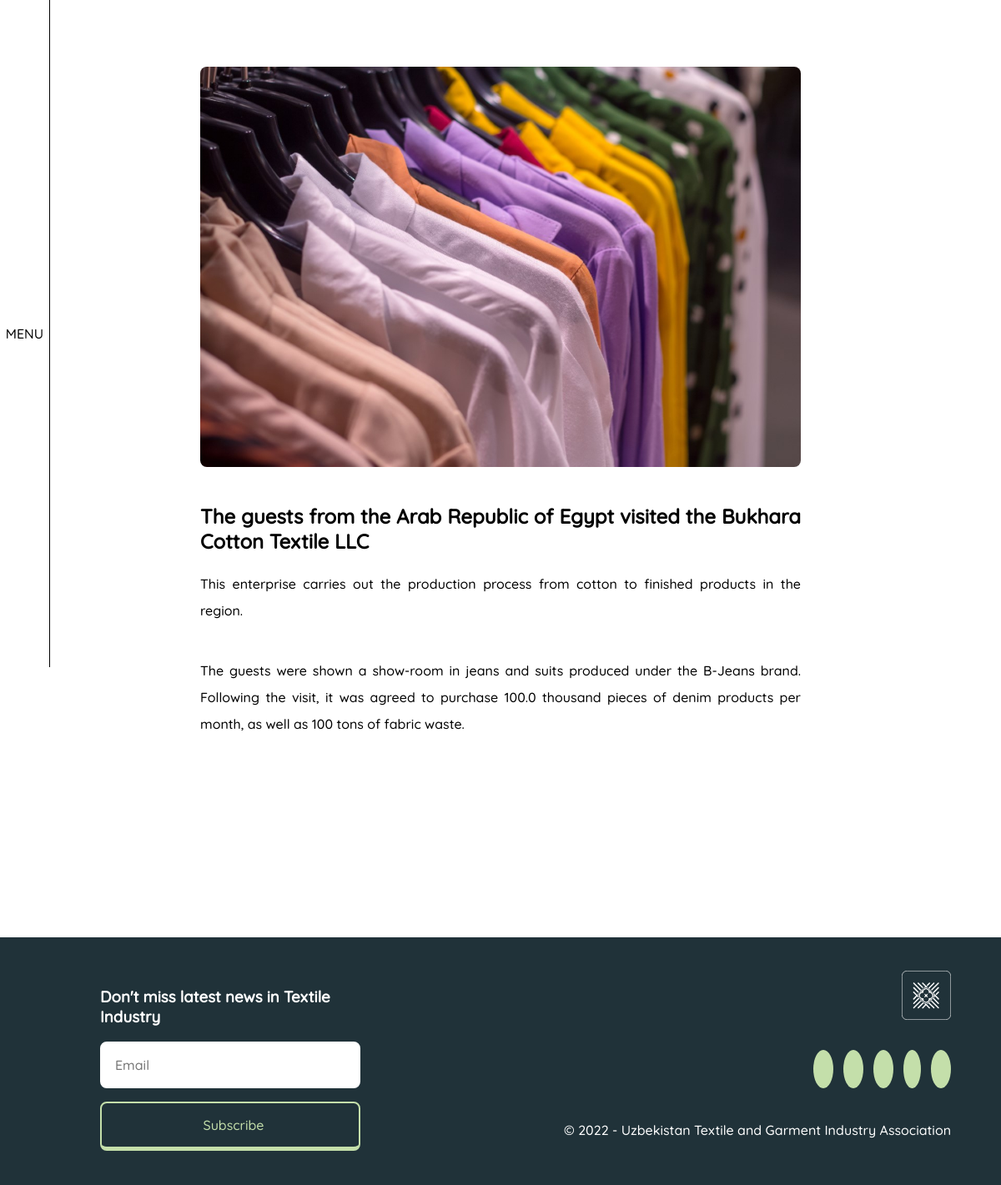
The app's page /events/view/4 with its own data.
### events/models.py (models this page shows, shortened)
class Event(models.Model):
	title = models.CharField(max_length = 255)
	date = models.DateTimeField(auto_now = True)
	preview = models.ImageField(upload_to = 'static/blog')
	spoiler = models.CharField(max_length = 500)
	announcement = models.BooleanField(default = False)
	image_cover = models.BooleanField(default = True)
	content = models.ForeignKey(Content, on_delete = models.CASCADE)

class Content(models.Model):
	sequence = models.JSONField(default = list)
	titles = models.JSONField(default = list)
	plains = models.JSONField(default = list)
	images = models.JSONField(default = list)

### events/views.py (the view)
# urls.py: path('view/<int:id>', views.event, name = 'view'),
def event(request, id):
	event = Event.objects.get(pk = id)
	return render(request, 'article.html', {'event': event})

### events/templatetags/content.py (called while the page is built)
@register.filter
def resetIndex(content):
	global heading, image, text
	heading = -1
	image = -1
	text = -1

@register.filter
def getText(content):
	global text
	text += 1
	return content.plains[text]

### templates/article.html (shortened to what this page needs)
<!DOCTYPE html>
<html lang="en">
<head>
	{% load static %}
	{% load content %}
	<link rel="stylesheet" href="{% static 'style/general.css' %}">
	<link rel="stylesheet" href="{% static 'style/news.css' %}">
	<link href="https://kit-pro.fontawesome.com/releases/v6.0.0/css/pro.min.css" rel="stylesheet">
</head>
<body>
	<div class="main">
		<nav id="navbar">
			<div class="bookmark">
				<button id="side-menu-button">MENU</button>
			</div>
		</nav>
		{% if event.image_cover %}
		<div class="event-image-container-cover">
			<img src="{{event.preview.url}}">
		</div>
		{% else %}
		<div class="event-image-container">
			<img src="{{event.preview.url}}">
		</div>
		{% endif %}
		<div class="event-header">
			{% if event.announcement %}
			<h2><i class="fal fa-bullhorn"></i>&ensp;{{event.title}}</h2>
			{% else %}
			<h2>{{event.title}}</h2>
			{% endif %}
			<p>{{event.spoiler}}</p>
		</div>
		<div class="event-content">
			{% for element in event.content.sequence %}
				{% if 'image' in element %}
				<img src="{{event.content | getImage}}" alt="">
				{% elif 'heading' in element %}
				<h3>{{event.content | getHeading}}</h3>
				{% elif 'text' in element %}
				<p>{{event.content | getText}}</p>
				{% endif %}
			{% endfor %}
		</div>
		<section id="footer">
			<div class="mail-subscribe">
				<form class="mail-form" action="{% url 'main:distribution' %}" method="post">
					<h3>Don't miss latest news in Textile Industry</h3>
					<div class="form-group">
						<input name="email" type="email" placeholder="Email">
					</div>
					<div class="form-group">
						<button>&ensp;Subscribe</button>
					</div>
				</form>
			</div>
			<div class="footer-container">
				<a href="{% url 'main:index' %}"><img src="{% static 'img/logo-white.svg' %}" alt="uzts"></a>
				<div class="socials-container">
					<a href="https://www.instagram.com/uzts.uz"></a>
					<a href="https://t.me/uztsuz"></a>
					<a href="https://www.facebook.com/uzts.uz"></a>
					<a href="https://www.youtube.com/channel/UCUBZc6CcYylKO6TyijZkKTw" style="padding: 1vh 1.3vh;"></a>
					<a href="https://t.me/certified_textile"></a>
				</div>
				<p>© 2022 - Uzbekistan Textile and Garment Industry Association</p>
			</div>
		</section>
	</div>
</body>
</html>

### static/style/general.css (style rules this page uses)
* { font-family: 'Quicksand'; transition: .5s ease; }
body { padding: 0 !important; margin: 0 !important; }

### static/style/news.css (style rules this page uses)
#navbar { position: fixed; z-index: 99999; height: 100vh; }
.bookmark { width: 5vw; height: 100%; display: flex; align-items: center; background: transparent; justify-content: center; }
.bookmark button { background: transparent; color: black; width: 100%; height: 100%; border: none; border-right: 1px solid black; cursor: pointer; z-index: 99999; font-size: 2vh; }
#footer { background: #203239; display: grid; grid-template-columns: 1fr 1.5fr; padding: 5vh 5vw; color: white; margin-top: 30vh; }
.mail-subscribe { padding: 0 5vw; }
.mail-form { width: 100%; height: 100%; text-align: left !important; }
.form-group { display: flex; }
.form-group input { width: 100%; padding: 2vh; border: 2px solid white; border-radius: 1vh; font-size: 2vh; transition: none; }
.form-group button { display: block; margin-top: 2vh; background: transparent; font-size: 2vh; width: 100%; text-decoration: none; color: #C4DFAA; text-align: center; border: 2px solid #C4DFAA; padding: 2vh; border-bottom: 5px solid #C4DFAA; border-radius: 1vh; }
.footer-container { padding: 0 0 0 5vw; text-align: right; }
.footer-container img { width: 10%; }
.socials-container { margin-top: 5vh; width: 100%; }
.socials-container a { font-size: 3vh; text-decoration: none; color: #203239; background: #C4DFAA; margin-left: 1vw; padding: 1vh 1.5vh; border-radius: 100%; }
.footer-container p { margin-top: 6vh; font-size: 2vh; }
.event-image-container { width: 60vw; margin: auto; }
.event-image-container img { margin-top: 10vh; width: 100%; height: 100%; object-fit: cover; border-radius: 1vh; }
.event-header { margin: auto; margin-top: 5vh; width: 60vw; text-align: justify; }
.event-header p { line-height: 4vh; }
.event-content { margin: auto; margin-top: 5vh; width: 60vw; text-align: justify; }
.event-content p { line-height: 4vh; }

### records on screen
Event: preview (picture), title "The guests from the Arab Republic of Egypt visited the Bukhara Cotton Textile LLC", spoiler "This enterprise carries out the production process from cotton to finished products in the region.", content|getText "The guests were shown a show-room in jeans and suits produced under the B-Jeans brand. Following the visit, it was agreed to purchase 100.0 thousand pieces of denim products per month, as well as 100 tons of fabric waste."
